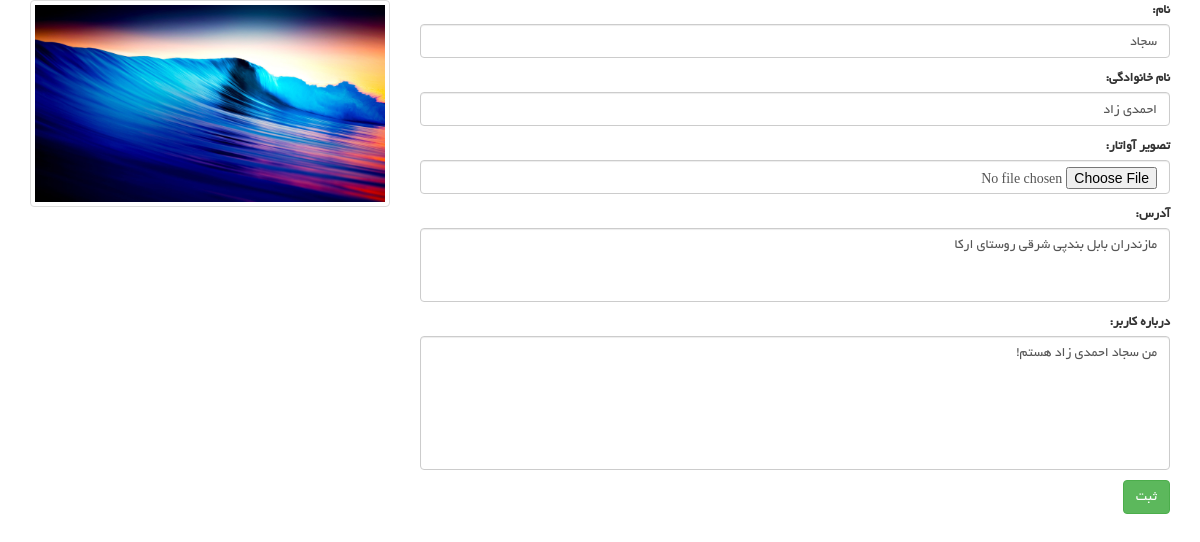
The app's page /user/edit-profile (signed in) with its own data.
### account_module/models.py (models this page shows, shortened)
class User(AbstractUser):
    avatar = models.ImageField(upload_to='images/profile',verbose_name='تصویر آواتار',null=True,blank=True)
    email_active_code = models.CharField(max_length=100,verbose_name='کد فعالسازی ایمیل')
    about_user = models.TextField(null=True,blank=True,verbose_name='درباره شخص')
    address = models.TextField(null=True,blank=True,verbose_name='آدرس')
    is_vip = models.BooleanField(default=False,verbose_name='کاربر ویژه')
    class Meta:
        verbose_name = 'کاربر'
        verbose_name_plural = 'کاربران'

### user_panel_module/views.py (the view, shortened to what this page needs)
# urls.py: path('edit-profile', views.EditUserProfilePage.as_view(), name='edit_profile_page'),
@method_decorator(login_required, name='dispatch')
class EditUserProfilePage(View):
    def get(self, request):
        current_user = User.objects.filter(id=request.user.id).first()
        edit_form = EditProfileModelForm(instance=current_user)
        return render(request, 'user_panel_module/edit_profile_page.html',
                      {'form': edit_form, 'current_user': current_user})

### user_panel_module/templates/user_panel_module/edit_profile_page.html (shortened to what this page needs)
{% extends 'shared/_layout.html' %}
{% load render_partial %}
{% load static %}
{% block content %}
    <div class="container">
        <div class="row">
            <div class="col-md-4">
                <a class="thumbnail">
                    {% if current_user.avatar %}
                        <img style="width: 100%" src="{% static current_user.avatar %}">
                    {% endif %}
                </a>
            </div>
            <div class="col-md-8">
                <form action="{% url 'edit_profile_page' %}" method="post" enctype="multipart/form-data">
                    {{ form.as_p }}
                    <button type="submit" class="btn btn-success">ثبت</button>
                </form>
            </div>
        </div>
    </div>
{% endblock %}

### static/css/main.css (style rules this page uses)
body { font-family: 'BYekan'; font-size: 10pt; position: relative; font-weight: normal; direction: rtl; }
a { -webkit-transition: 300ms; -moz-transition: 300ms; -o-transition: 300ms; transition: 300ms; }
.chose_area input, select, textarea { background: #F0F0E9; border: 0; color: #696763; padding: 6px; width: 100%; border-radius: 0; resize: none }

### records on screen
User: avatar (picture), first_name "سجاد", last_name "احمدی زاد", address "مازندران بابل بندپی شرقی روستای ارکا", about_user "من سجاد احمدی زاد هستم!"
